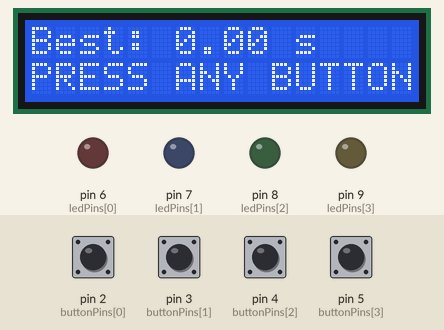
This sketch was run on a simulated Arduino Uno, built with avr-gcc and run on an emulated ATmega328P. On the bench: 16×2 character LCD, output pins drawn as LEDs (lit = HIGH). The inputs (shaded band) are chosen by the test bench; at power-on: pin 2 (buttonPins[0]), pin 3 (buttonPins[1]), pin 4 (buttonPins[2]), pin 5 (buttonPins[3]) HIGH. Random numbers use the default seed unless the sketch sets one.

Above: at 0.8 s.
0.9 s: pin 2 (buttonPins[0]) pulled LOW for 0.15 s
At 2.2 s:
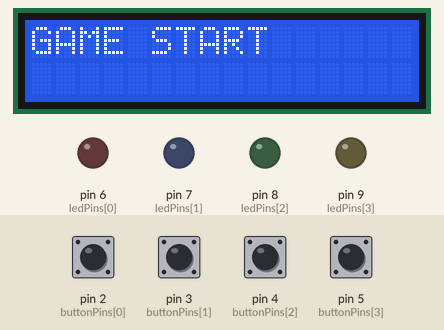
4.0 s: pin 3 (buttonPins[1]) pulled LOW for 0.15 s
At 4.6 s:
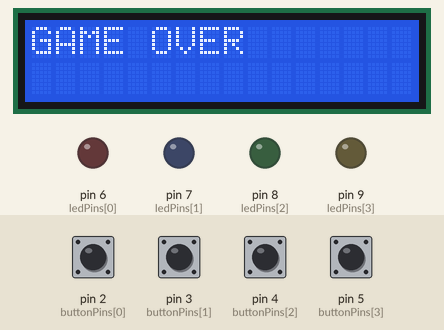
5.6 s: pin 4 (buttonPins[2]) pulled LOW for 1 s
At 9.37 s:
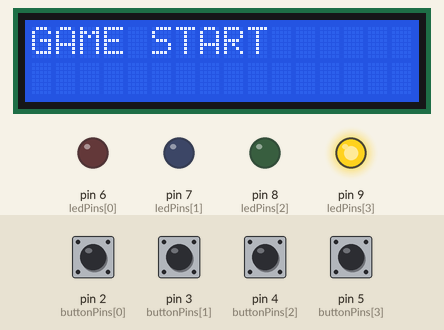
9.6 s: pin 5 (buttonPins[3]) pulled LOW for 0.15 s
At 11.5 s:
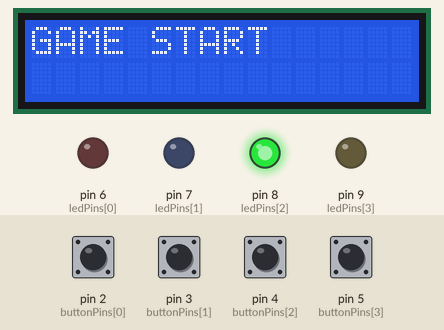
12.1 s: pin 5 (buttonPins[3]) pulled LOW for 1 s
At 13.8 s:
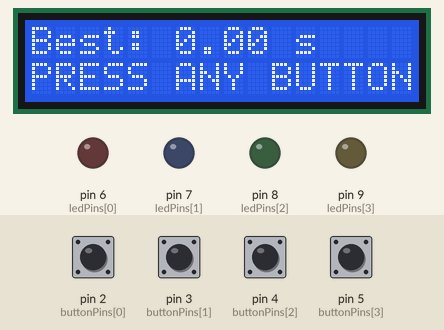
14.6 s: pin 2 (buttonPins[0]) pulled LOW for 1 s
At 15.1 s:
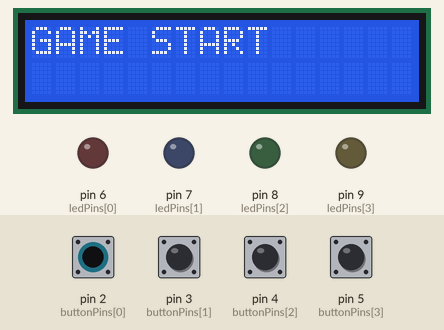
Timing chart, 0 to 19.1 s (numbered marks = the images above; inputs shaded):
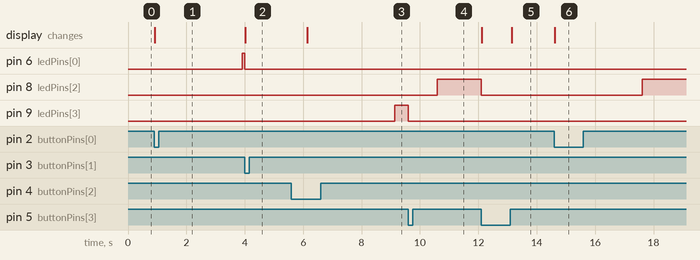

The sketch:

sketch.ino
```cpp
#include <LiquidCrystal_I2C.h>

int buttonPins[4] = {2, 3, 4, 5};
int ledPins[4] = {6, 7, 8, 9};

LiquidCrystal_I2C lcd(0x27, 16, 2);

int length = 6;
int count = 0;
int activeLed;
long previousMillis;
double highscore;

void setup() {
  Serial.begin(9600);
  randomSeed(analogRead(A3));

  for (int i = 0; i < 4; i++) {
    pinMode(buttonPins[i], INPUT_PULLUP);
    pinMode(ledPins[i], OUTPUT);
    digitalWrite(ledPins[i], LOW);
  }

  lcd.init();
  lcd.backlight();

  Restart();
}

void loop() {
  activeLed = random(0, 4);
  digitalWrite(ledPins[activeLed], HIGH);

  if (WaitForInput() == activeLed) {
    count++;
    digitalWrite(ledPins[activeLed], LOW);
    if (count == length) {
      double newTime = (double) (millis() - previousMillis) / 1000;
      lcd.clear();
      lcd.setCursor(0, 0);
      lcd.print("YOU WIN");
      lcd.setCursor(0, 1);
      lcd.print("Time: ");
      lcd.print(newTime);
      lcd.print(" s");
      if (newTime < highscore || highscore == 0) highscore = newTime;
      delay(500);
      WaitForInput();
      delay(500);
      Restart();
    }
    delay(1000);
  } else {
    digitalWrite(ledPins[activeLed], LOW);
    lcd.clear();
    lcd.setCursor(0, 0);
    lcd.print("GAME OVER");
    delay(500);
    WaitForInput();
    delay(500);
    Restart();
  }
}

void PrintMenu()
{
  lcd.clear();
  lcd.setCursor(0, 0);
  lcd.print("Best: ");
  lcd.print(highscore);
  lcd.print(" s");
  lcd.setCursor(0, 1);
  lcd.print("PRESS ANY BUTTON");
}

int WaitForInput()
{
  while (true) {
    for (int i = 0; i < 4; i++) {
      if (!digitalRead(buttonPins[i])) return i;
    }
  }
}

void Restart()
{
  count = 0;
  PrintMenu();
  WaitForInput();
  lcd.clear();
  lcd.setCursor(0, 0);
  lcd.print("GAME START");
  delay(3000);
  previousMillis = millis();
}
```

Measured:
- after the input at 0.9 s, pin 6 (ledPins[0]): LOW → HIGH after 3.0 s; the display: changes at once (image 1)
- after the input at 4.0 s, pin 6 (ledPins[0]): HIGH → LOW at once; the display: changes at once (image 2)
- after the input at 5.6 s, pin 9 (ledPins[3]): LOW → HIGH after 3.5 s; the display: changes after 0.54 s (image 3)
- after the input at 9.6 s, pin 8 (ledPins[2]): LOW → HIGH after 1.0 s; pin 9 (ledPins[3]): HIGH → LOW at once
- after the input at 12.1 s, pin 8 (ledPins[2]): HIGH → LOW at once; the display: first changes at once (image 5 shows a later state)
- after the input at 14.6 s, pin 8 (ledPins[2]): LOW → HIGH after 3.0 s; the display: changes at once (image 6)
